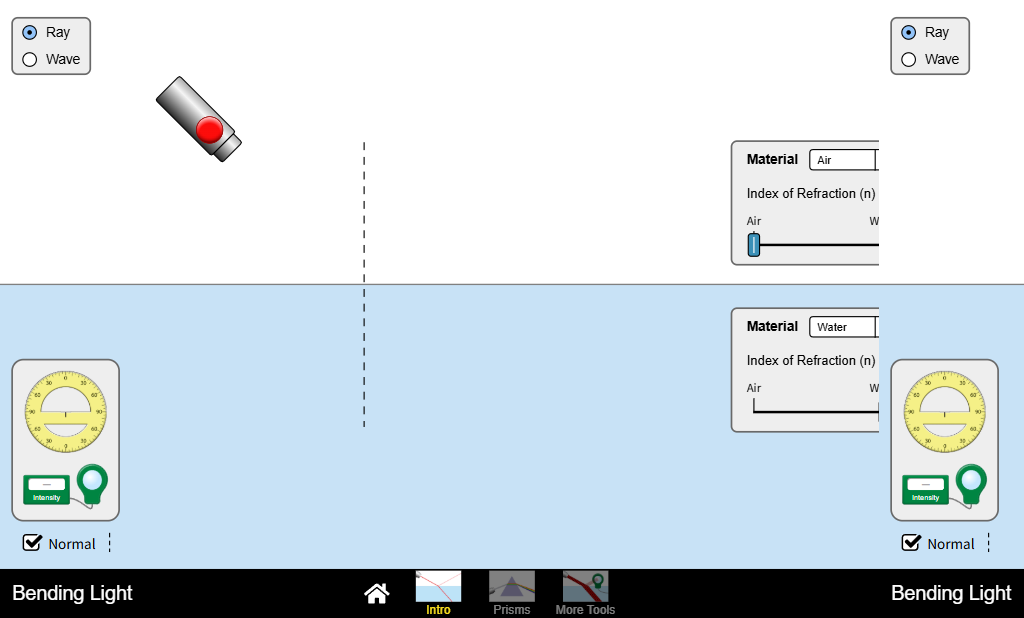
#> input picture requirements/req-bending-light/visual-qa/official/OFFICIAL_INTRO.png, 1024 x 618 px
$ python _build_comparison.py
#> lines starting #> are read from the running program, lines starting #| are printed output that depends on the picture
"""Build same-size side-by-side and 50/50 overlays. Not a product artifact."""
from pathlib import Path

from PIL import Image, ImageChops, ImageDraw, ImageFont, ImageStat

root = Path(__file__).resolve().parent
official = root / "official"
flutter = root / "flutter"
out = root / "comparison"
out.mkdir(parents=True, exist_ok=True)

pairs = [
    ("OFFICIAL_INTRO.png", "FLUTTER_INTRO.png", "INTRO"),
    ("OFFICIAL_MORE_TOOLS.png", "FLUTTER_MORE_TOOLS.png", "MORE_TOOLS"),
    ("OFFICIAL_PRISMS.png", "FLUTTER_PRISMS.png", "PRISMS"),
    ("OFFICIAL_WHITE_LIGHT.png", "FLUTTER_WHITE_LIGHT.png", "WHITE_LIGHT"),
    ("OFFICIAL_GRAPH.png", "FLUTTER_GRAPH.png", "GRAPH"),
    ("OFFICIAL_SENSORS.png", "FLUTTER_SENSORS.png", "SENSORS"),
]


# Flutter demo: Material AppBar is 56px. Official joist navbar starts at y=569.
APP_BAR = 56
NAV_TOP = 569
STAGE = (834, 504)


def stage(im, kind):
    w, h = im.size
    if kind == "flutter":
        body_h = h - APP_BAR
        scale = body_h / STAGE[1]
        sw = STAGE[0] * scale
        left = (w - sw) / 2
        box = (round(left), APP_BAR, round(left + sw), h)
    else:
        avail = NAV_TOP
        scale = avail / STAGE[1]
        sw = STAGE[0] * scale
        left = (w - sw) / 2
        box = (round(left), 0, round(left + sw), avail)
    return im.crop(box).resize(STAGE, Image.Resampling.LANCZOS)


for off_name, flu_name, stem in pairs:
    a = stage(Image.open(official / off_name).convert("RGBA"), "official")
#> in stage, `w, h = im.size`: w = 1024; h = 618
#> in stage, `left = (w - sw) / 2`: left = 41.22
#> in stage, `box = (round(left), 0, round(left + sw), avail)`: box = (41, 0, 983, 569)
#> in stage, `return im.crop(box).resize(STAGE, Image.Resampling.LANCZOS)`:
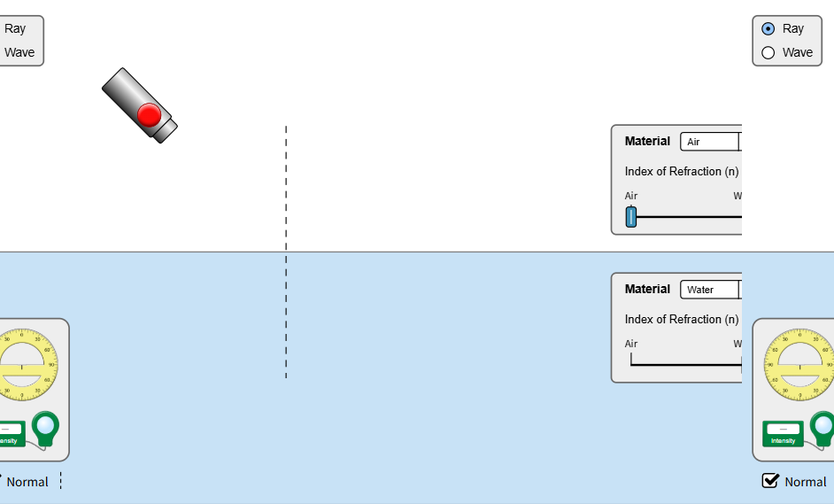
#> returned value: PIL image 834x504 RGBA; mean R, G, B, A 225.4, 236.5, 243.2, 255
    b = stage(Image.open(flutter / flu_name).convert("RGBA"), "flutter")
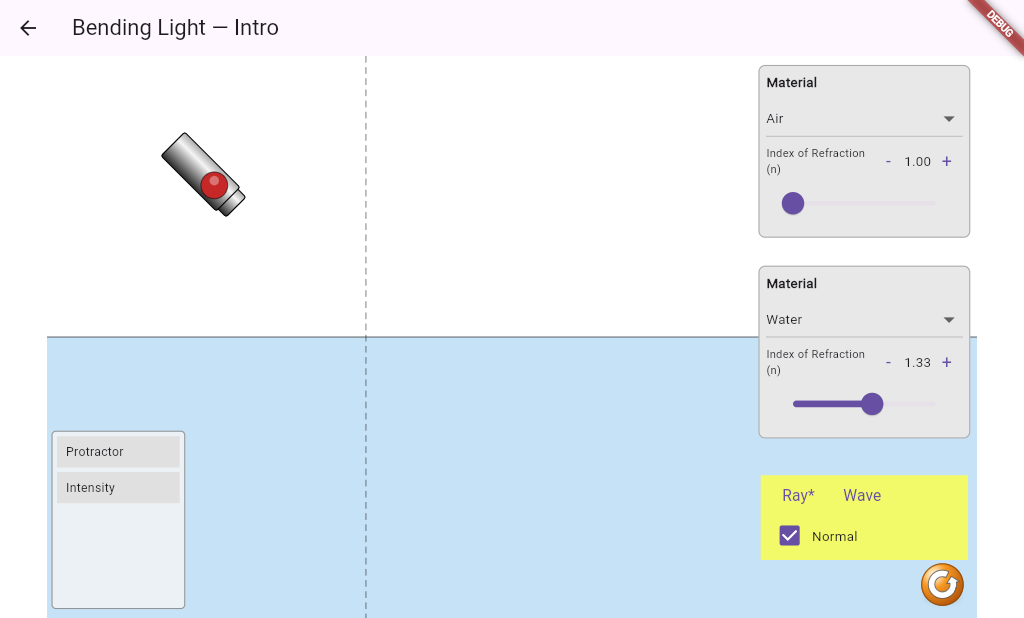
#> input picture requirements/req-bending-light/visual-qa/flutter/FLUTTER_INTRO.png, 1024 x 618 px
#> call 2 of stage, with kind = 'flutter'
#> in stage (call 2), `body_h = h - APP_BAR`: body_h = 562
#> in stage (call 2), `scale = body_h / STAGE[1]`: scale = 1.12
#> in stage (call 2), `sw = STAGE[0] * scale`: sw = 930
#> in stage (call 2), `left = (w - sw) / 2`: left = 47.01
#> in stage (call 2), `box = (round(left), APP_BAR, round(left + sw), h)`: box = (47, 56, 977, 618)
#> in stage (call 2), `return im.crop(box).resize(STAGE, Image.Resampling.LANCZOS)`:
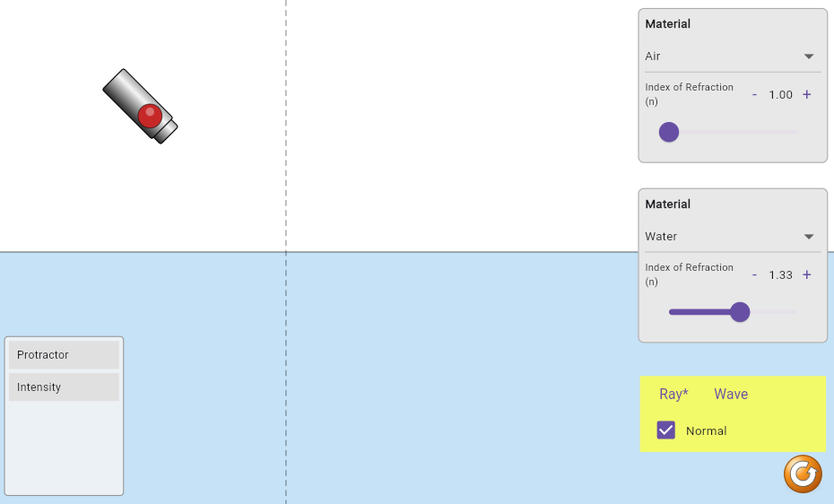
#> returned value: PIL image 834x504 RGBA; mean R, G, B, A 226.4, 237, 240.2, 255
    side = Image.new("RGBA", (a.width + b.width, a.height), (0, 0, 0, 255))
    side.paste(a, (0, 0))
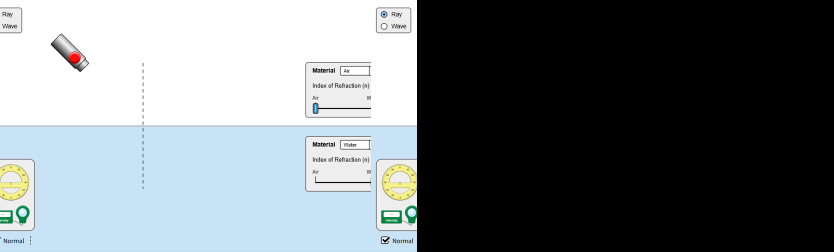
#> side: PIL image 1668x504 RGBA (shown at 1/2 size); mean R, G, B, A 112.7, 118.2, 121.6, 255
    side.paste(b, (a.width, 0))
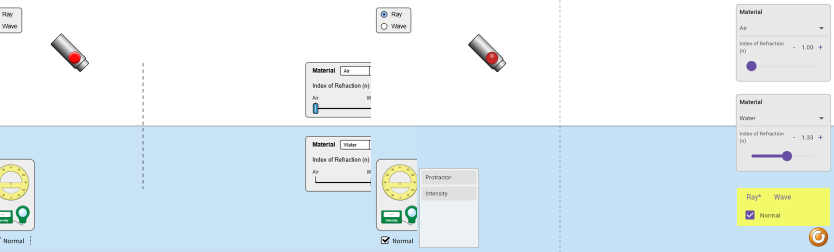
#> side: PIL image 1668x504 RGBA (shown at 1/2 size); mean R, G, B, A 225.9, 236.7, 241.7, 255
    side.save(out / f"{stem}_SIDE_BY_SIDE.png")
    Image.blend(a, b, 0.5).save(out / f"{stem}_OVERLAY.png")
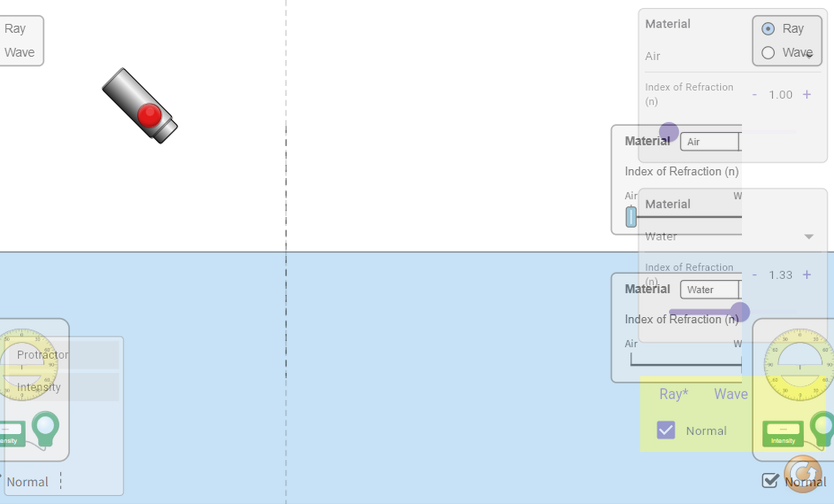
#> saved as INTRO_OVERLAY.png: PIL image 834x504 RGBA; mean R, G, B, A 225.8, 236.7, 241.6, 255
    diff = ImageChops.difference(a.convert("RGB"), b.convert("RGB"))
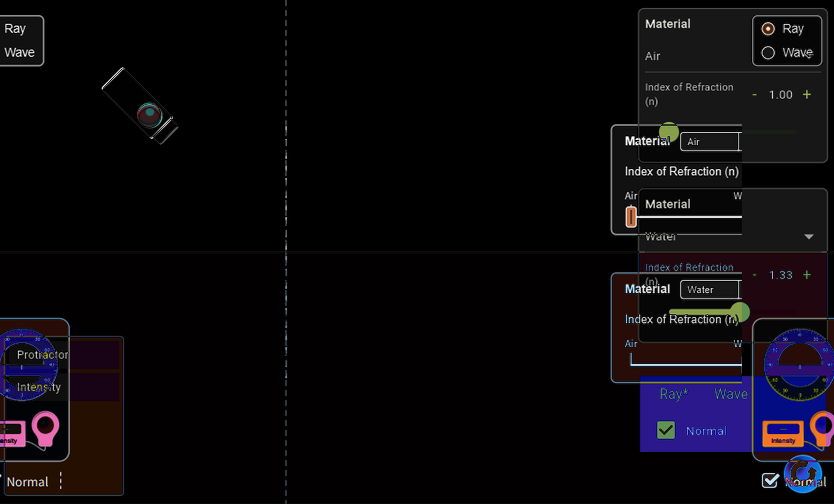
#> diff: PIL image 834x504 RGB; mean R, G, B 11.2, 8.4, 12.3
    print(stem, "stage", a.size, "mean_abs", [round(x, 2) for x in ImageStat.Stat(diff).mean])
#| INTRO stage (834, 504) mean_abs [11.16, 8.41, 12.3]
#> pass 2 of the loop `for off_name, flu_name, stem in pairs:`:
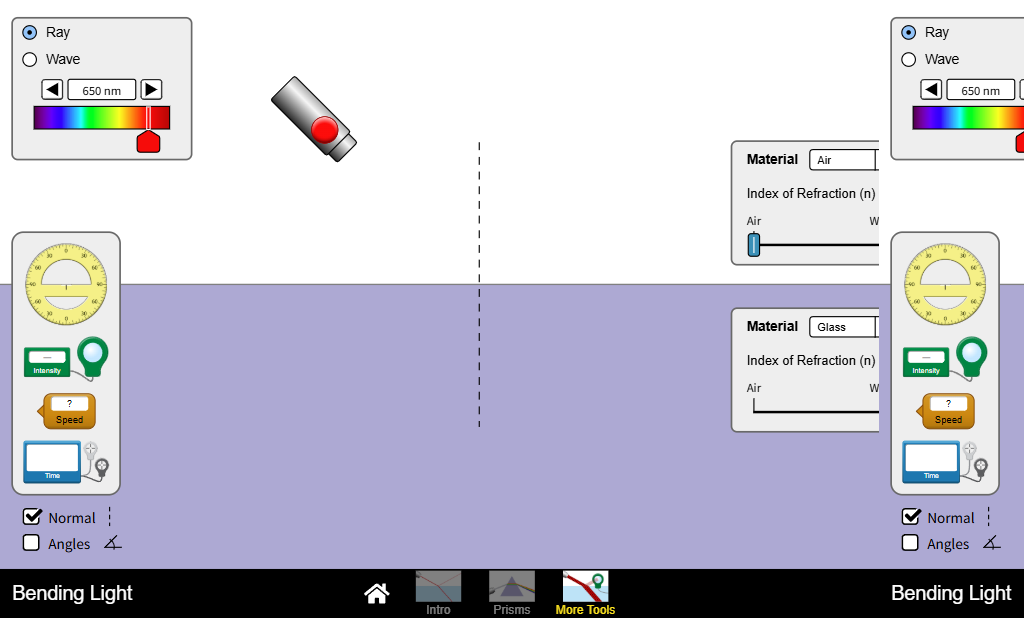
#> input picture requirements/req-bending-light/visual-qa/official/OFFICIAL_MORE_TOOLS.png, 1024 x 618 px
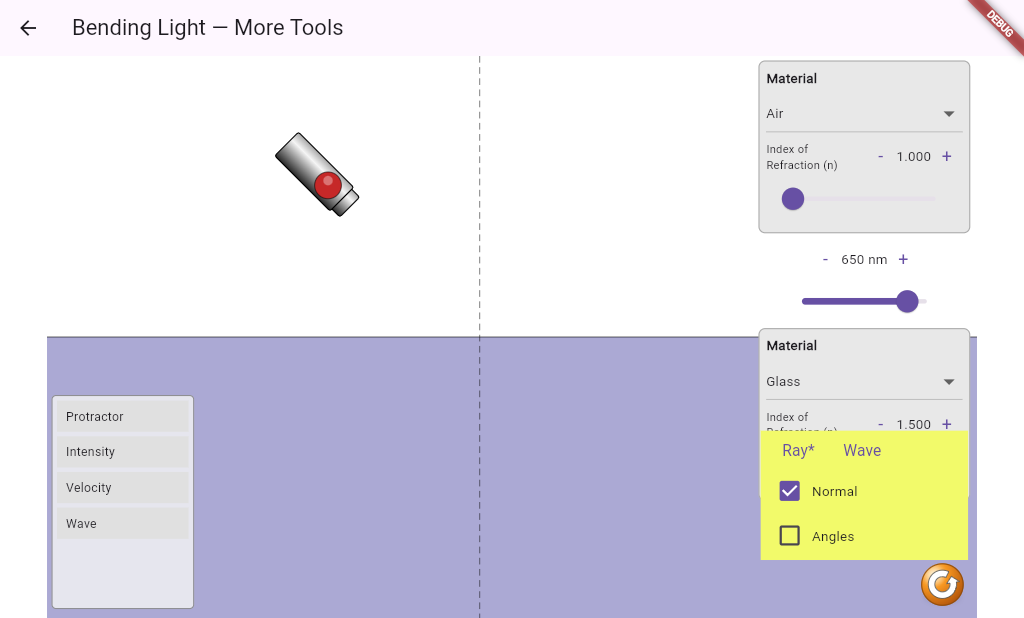
#> input picture requirements/req-bending-light/visual-qa/flutter/FLUTTER_MORE_TOOLS.png, 1024 x 618 px
#> `diff = ImageChops.difference(a.convert("RGB"), b.convert("RGB"))`:
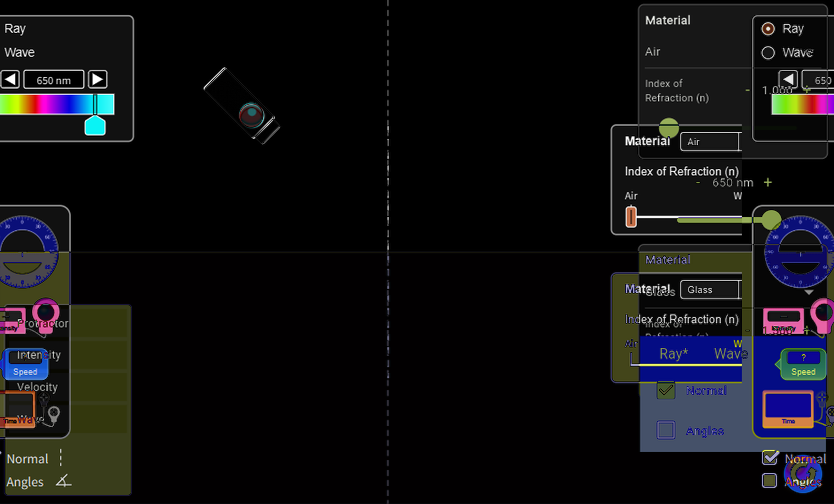
#> diff: PIL image 834x504 RGB; mean R, G, B 16.4, 15.9, 18.4
#| MORE_TOOLS stage (834, 504) mean_abs [16.35, 15.87, 18.36]
#> pass 3 of the loop `for off_name, flu_name, stem in pairs:`:
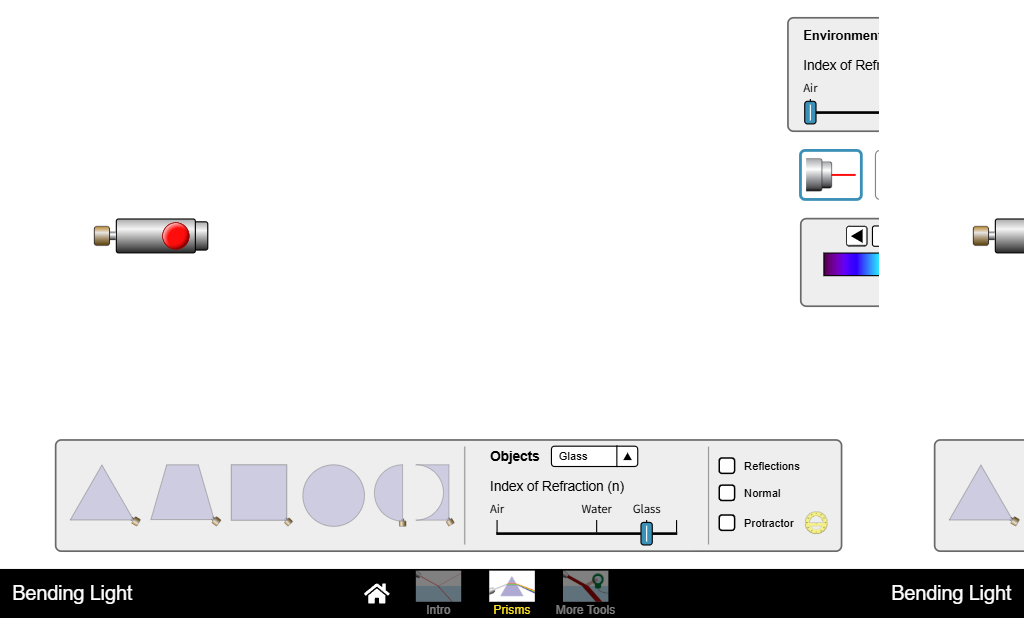
#> input picture requirements/req-bending-light/visual-qa/official/OFFICIAL_PRISMS.png, 1024 x 618 px
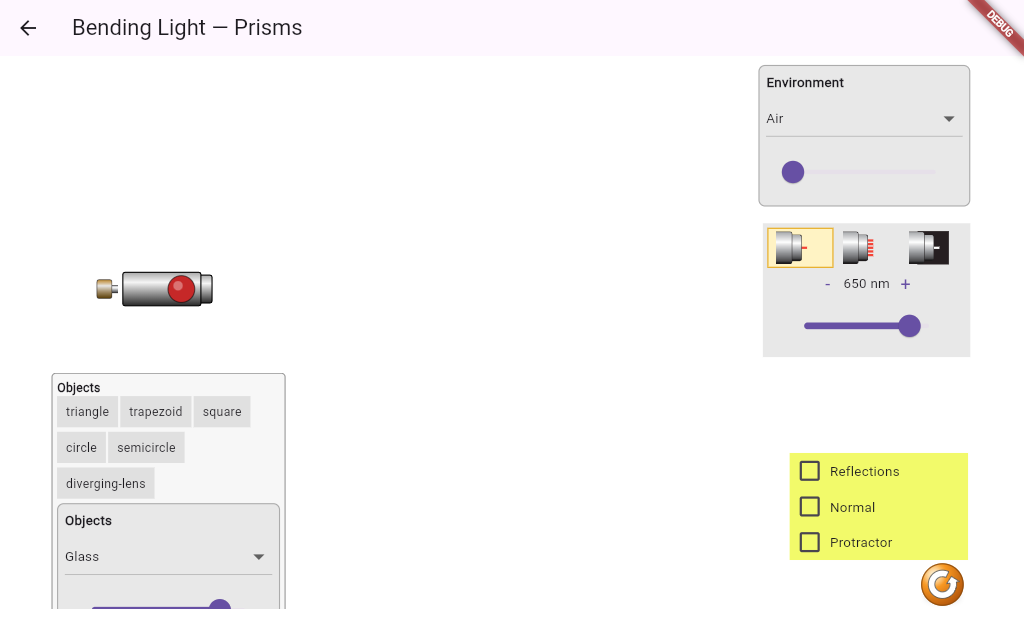
#> input picture requirements/req-bending-light/visual-qa/flutter/FLUTTER_PRISMS.png, 1024 x 618 px
#> `diff = ImageChops.difference(a.convert("RGB"), b.convert("RGB"))`:
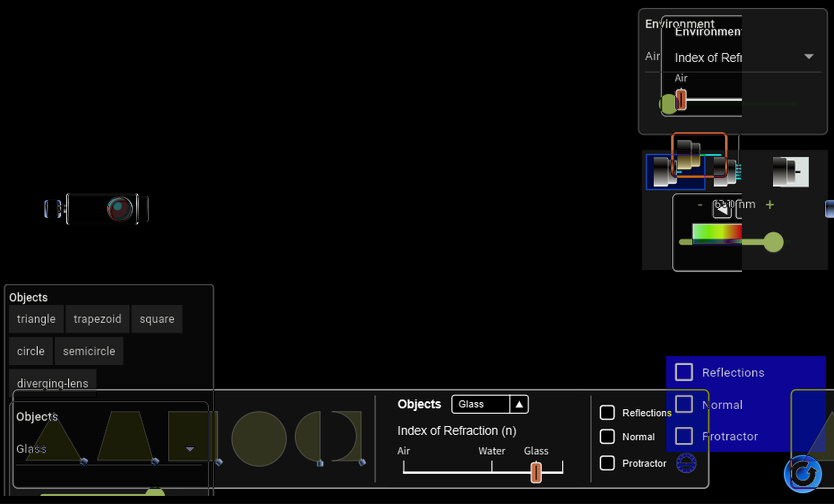
#> diff: PIL image 834x504 RGB; mean R, G, B 11.8, 11.9, 15.8
#| PRISMS stage (834, 504) mean_abs [11.79, 11.92, 15.78]
#> (the run stopped early here; a loop or call above may not have finished)
